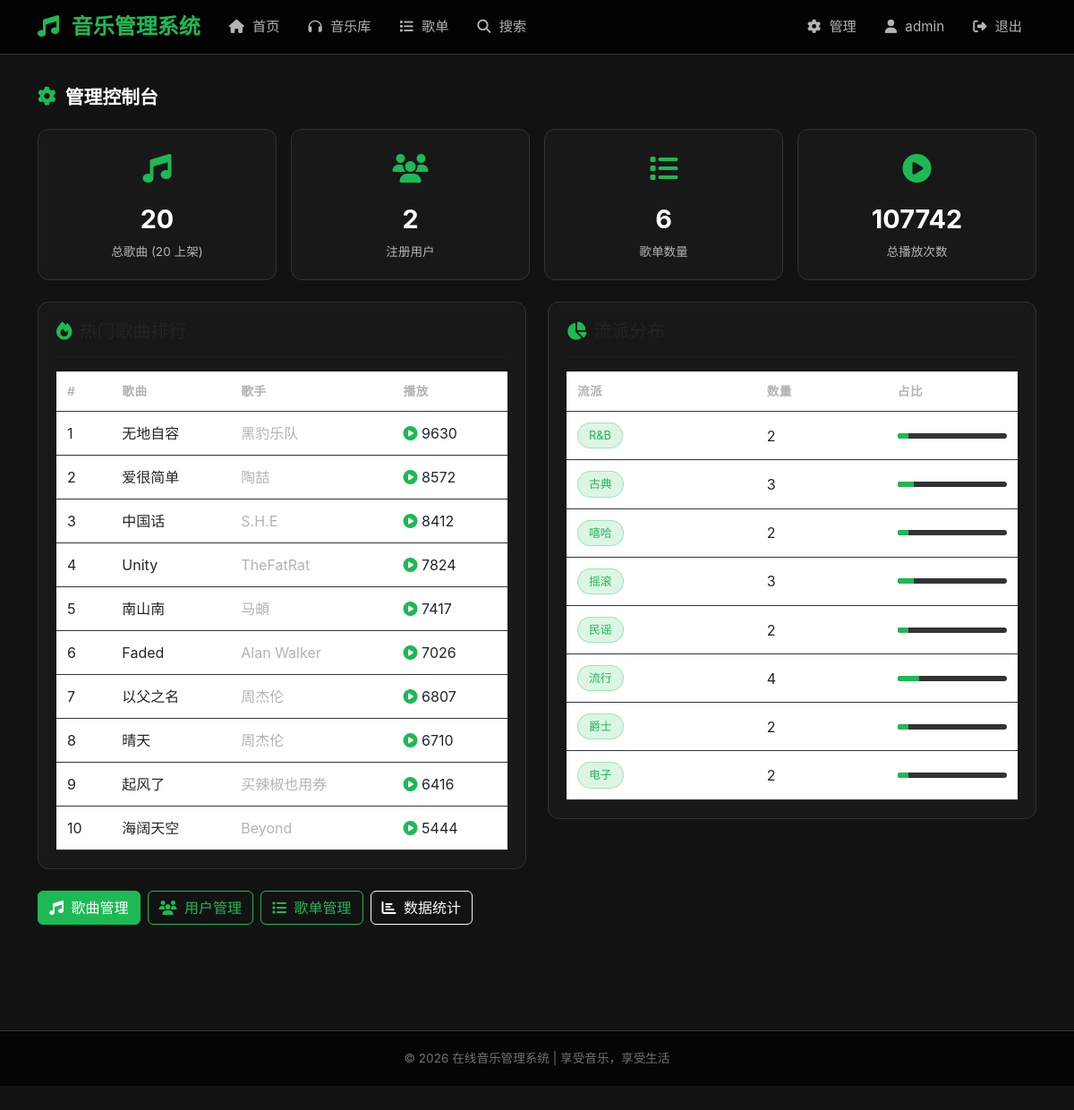
The app's page /admin/dashboard (signed in), older data.
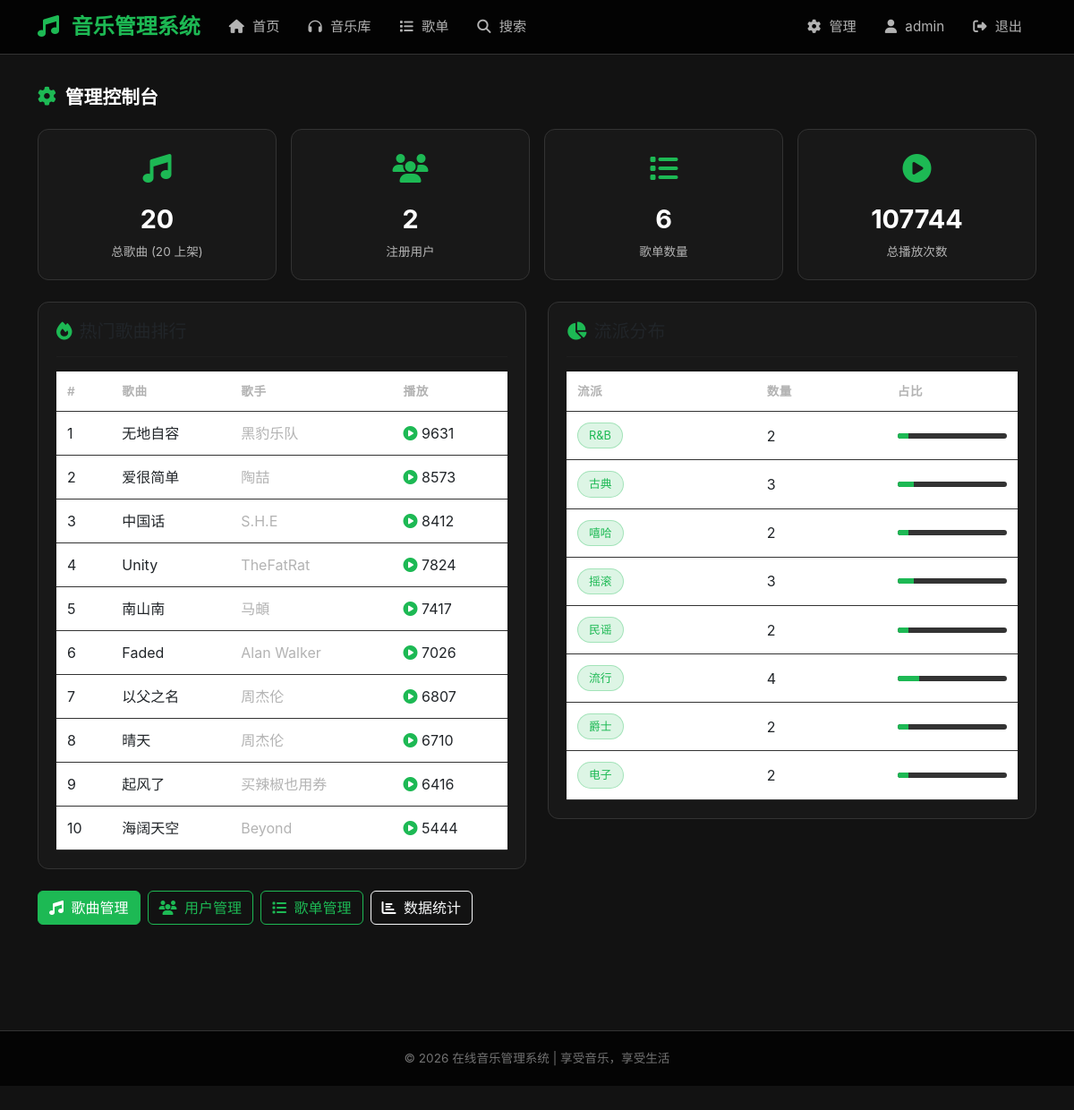
The same page, newer data.
### app.py (models this page shows, shortened)
class Song(db.Model):
    __tablename__ = 'songs'
    id = db.Column(db.Integer, primary_key=True)
    title = db.Column(db.String(100), nullable=False)
    artist = db.Column(db.String(100), default='未知艺术家')
    album = db.Column(db.String(100), default='未知专辑')
    genre = db.Column(db.String(50), default='流行')  # 流派：流行、摇滚、古典、电子、民谣、R&B、爵士、嘻哈
    duration = db.Column(db.Integer, default=0)  # 时长（秒）
    file_path = db.Column(db.String(200), nullable=False)  # 音乐文件路径
    cover_image = db.Column(db.String(200), default='default_cover.jpg')
    lyrics = db.Column(db.Text, default='')  # 歌词
    play_count = db.Column(db.Integer, default=0)
    is_active = db.Column(db.Boolean, default=True)
    created_at = db.Column(db.DateTime, default=db.func.now())
    reviews = db.relationship('Review', backref='song', lazy=True)
    favorites = db.relationship('Favorite', backref='song', lazy=True)
    playlist_songs = db.relationship('PlaylistSong', backref='song', lazy=True)
    play_history = db.relationship('PlayHistory', backref='song', lazy=True)

### app.py (the view)
@app.route('/admin/dashboard')
@admin_required
def admin_dashboard():
    total_songs = Song.query.count()
    active_songs = Song.query.filter_by(is_active=True).count()
    total_users = User.query.count()
    total_playlists = Playlist.query.count()
    total_play_count = db.session.query(db.func.sum(Song.play_count)).scalar() or 0
    total_reviews = Review.query.count()
    hot_songs = Song.query.order_by(Song.play_count.desc()).limit(10).all()
    genres_data = db.session.query(
        Song.genre,
        db.func.count(Song.id).label('count')
    ).filter(Song.is_active == True).group_by(Song.genre).all()
    return render_template('admin/dashboard.html',
                         total_songs=total_songs,
                         active_songs=active_songs,
                         total_users=total_users,
                         total_playlists=total_playlists,
                         total_play_count=total_play_count,
                         total_reviews=total_reviews,
                         hot_songs=hot_songs,
                         genres_data=genres_data)

### app.py (called while the page is built)
def admin_required(f):
    @wraps(f)
    def decorated_function(*args, **kwargs):
        if 'user_id' not in session:
            flash('请先登录', 'warning')
            return redirect(url_for('login'))
        if session.get('role') != 'admin':
            flash('需要管理员权限', 'danger')
            return redirect(url_for('index'))
        return f(*args, **kwargs)
    return decorated_function

### templates/admin/dashboard.html (shortened to what this page needs)
{% extends "base.html" %}
{% block content %}
<div class="section-title">
    <i class="fas fa-cog"></i> 管理控制台
</div>
<div class="row g-3 mb-4">
    <div class="col-md-3">
        <div class="stat-card">
            <div class="stat-icon"><i class="fas fa-music"></i></div>
            <div class="stat-number">{{ total_songs }}</div>
            <div class="stat-label">总歌曲 ({{ active_songs }} 上架)</div>
        </div>
    </div>
    <div class="col-md-3">
        <div class="stat-card">
            <div class="stat-icon"><i class="fas fa-users"></i></div>
            <div class="stat-number">{{ total_users }}</div>
            <div class="stat-label">注册用户</div>
        </div>
    </div>
    <div class="col-md-3">
        <div class="stat-card">
            <div class="stat-icon"><i class="fas fa-list"></i></div>
            <div class="stat-number">{{ total_playlists }}</div>
            <div class="stat-label">歌单数量</div>
        </div>
    </div>
    <div class="col-md-3">
        <div class="stat-card">
            <div class="stat-icon"><i class="fas fa-play-circle"></i></div>
            <div class="stat-number">{{ total_play_count }}</div>
            <div class="stat-label">总播放次数</div>
        </div>
    </div>
</div>
<div class="row g-4">
    <div class="col-md-6">
        <div class="card">
            <div class="card-body">
                <h5><i class="fas fa-fire me-2" style="color: var(--primary-color);"></i>热门歌曲排行</h5>
                <hr style="border-color: var(--border-color);">
                <div class="table-responsive">
                    <table class="table table-sm">
                        <thead>
                            <tr>
                                <th>#</th>
                                <th>歌曲</th>
                                <th>歌手</th>
                                <th>播放</th>
                            </tr>
                        </thead>
                        <tbody>
                            {% for song in hot_songs %}
                            <tr>
                                <td>{{ loop.index }}</td>
                                <td>{{ song.title }}</td>
                                <td style="color: var(--text-secondary);">{{ song.artist }}</td>
                                <td><i class="fas fa-play-circle" style="color: var(--primary-color);"></i> {{ song.play_count }}</td>
                            </tr>
                            {% endfor %}
                        </tbody>
                    </table>
                </div>
            </div>
        </div>
    </div>
    <div class="col-md-6">
        <div class="card">
            <div class="card-body">
                <h5><i class="fas fa-chart-pie me-2" style="color: var(--primary-color);"></i>流派分布</h5>
                <hr style="border-color: var(--border-color);">
                <div class="table-responsive">
                    <table class="table table-sm">
                        <thead>
                            <tr>
                                <th>流派</th>
                                <th>数量</th>
                                <th>占比</th>
                            </tr>
                        </thead>
                        <tbody>
                            {% for genre, count in genres_data %}
                            <tr>
                                <td><span class="genre-badge">{{ genre }}</span></td>
                                <td>{{ count }}</td>
                                <td>
                                    <div class="progress" style="height: 6px; background: var(--border-color);">
                                        <div class="progress-bar" style="width: {{ (count / total_songs * 100) if total_songs > 0 else 0 }}%; background: var(--primary-color);"></div>
                                    </div>
                                </td>
                            </tr>
                            {% endfor %}
                        </tbody>
                    </table>
                </div>
            </div>
        </div>
    </div>
</div>
<div class="mt-4 d-flex gap-2">
    <a href="{{ url_for('admin_songs') }}" class="btn btn-primary">
        <i class="fas fa-music me-1"></i> 歌曲管理
    </a>
    <a href="{{ url_for('admin_users') }}" class="btn btn-outline-primary">
        <i class="fas fa-users me-1"></i> 用户管理
    </a>
    <a href="{{ url_for('admin_playlists') }}" class="btn btn-outline-primary">
        <i class="fas fa-list me-1"></i> 歌单管理
    </a>
    <a href="{{ url_for('admin_statistics') }}" class="btn btn-outline-light">
        <i class="fas fa-chart-bar me-1"></i> 数据统计
    </a>
</div>
{% endblock %}

### templates/base.html (shortened to what this page needs)
<!DOCTYPE html>
<html lang="zh-CN">
<head>
    <link href="https://cdn.bootcdn.net/ajax/libs/bootstrap/5.3.0/css/bootstrap.min.css" rel="stylesheet">
    <link href="https://cdn.bootcdn.net/ajax/libs/font-awesome/6.4.0/css/all.min.css" rel="stylesheet">
    <link href="{{ url_for('static', filename='css/style.css') }}" rel="stylesheet">
</head>
<body>
    <nav class="navbar navbar-expand-lg">
        <div class="container">
            <a class="navbar-brand" href="{{ url_for('index') }}">
                <i class="fas fa-music"></i> 音乐管理系统
            </a>
            <div class="collapse navbar-collapse" id="navbarNav">
                <ul class="navbar-nav me-auto">
                    <li class="nav-item">
                        <a class="nav-link {% if request.endpoint == 'index' %}active{% endif %}" href="{{ url_for('index') }}">
                            <i class="fas fa-home"></i> 首页
                        </a>
                    </li>
                    <li class="nav-item">
                        <a class="nav-link {% if request.endpoint == 'songs' %}active{% endif %}" href="{{ url_for('songs') }}">
                            <i class="fas fa-headphones"></i> 音乐库
                        </a>
                    </li>
                    <li class="nav-item">
                        <a class="nav-link {% if request.endpoint == 'playlists' %}active{% endif %}" href="{{ url_for('playlists') }}">
                            <i class="fas fa-list"></i> 歌单
                        </a>
                    </li>
                    <li class="nav-item">
                        <a class="nav-link {% if request.endpoint == 'search' %}active{% endif %}" href="{{ url_for('search') }}">
                            <i class="fas fa-search"></i> 搜索
                        </a>
                    </li>
                </ul>
                <ul class="navbar-nav">
                    {% if session.user_id %}
                        {% if session.role == 'admin' %}
                        <li class="nav-item">
                            <a class="nav-link" href="{{ url_for('admin_dashboard') }}">
                                <i class="fas fa-cog"></i> 管理
                            </a>
                        </li>
                        {% endif %}
                        <li class="nav-item">
                            <a class="nav-link" href="{{ url_for('user_dashboard') }}">
                                <i class="fas fa-user"></i> {{ session.username }}
                            </a>
                        </li>
                        <li class="nav-item">
                            <a class="nav-link" href="{{ url_for('logout') }}">
                                <i class="fas fa-sign-out-alt"></i> 退出
                            </a>
                        </li>
                    {% endif %}
                </ul>
            </div>
        </div>
    </nav>
    <main class="container mt-3 mb-5" style="padding-bottom: 70px;">
        {% block content %}{% endblock %}
    </main>
    <footer class="footer" style="margin-bottom: 60px;">
        <div class="container">
            <p>&copy; 2026 在线音乐管理系统 | 享受音乐，享受生活</p>
        </div>
    </footer>
</body>
</html>

### static/css/style.css (style rules this page uses)
:root { --primary-color: #1db954; --primary-dark: #169c46; --secondary-color: #191414; --bg-dark: #121212; --bg-card: #181818; --bg-card-hover: #282828; --text-primary: #ffffff; --text-secondary: #b3b3b3; --text-muted: #727272; --border-color: #333333; --gradient-start: #1db954; --gradient-end: #191414; }
* { margin: 0; padding: 0; box-sizing: border-box; }
body { font-family: -apple-system, BlinkMacSystemFont, 'Segoe UI', 'PingFang SC', 'Microsoft YaHei', sans-serif; background-color: var(--bg-dark); color: var(--text-primary); min-height: 100vh; display: flex; flex-direction: column; }
a { color: var(--text-primary); text-decoration: none; transition: color 0.3s; }
.navbar { background-color: rgba(0, 0, 0, 0.8); backdrop-filter: blur(10px); border-bottom: 1px solid var(--border-color); padding: 0; position: sticky; top: 0; z-index: 1000; }
.navbar-brand { font-size: 1.5rem; font-weight: bold; color: var(--primary-color) !important; padding: 12px 0; }
.navbar-brand i { margin-right: 8px; }
.navbar .nav-link { color: var(--text-secondary) !important; padding: 12px 16px !important; font-size: 0.95rem; transition: color 0.3s; }
.navbar .nav-link i { margin-right: 5px; }
.btn-primary { background-color: var(--primary-color); border-color: var(--primary-color); color: #fff; }
.btn-outline-primary { border-color: var(--primary-color); color: var(--primary-color); }
.card { background-color: var(--bg-card); border: 1px solid var(--border-color); border-radius: 12px; transition: all 0.3s ease; overflow: hidden; }
.card-body { padding: 1.25rem; }
.table { color: var(--text-primary); margin-bottom: 0; }
.table thead th { border-bottom: 1px solid var(--border-color); color: var(--text-secondary); font-weight: 600; font-size: 0.85rem; text-transform: uppercase; letter-spacing: 0.5px; padding: 12px; }
.table td { border-bottom: 1px solid var(--border-color); vertical-align: middle; padding: 12px; }
.stat-card { padding: 20px; border-radius: 12px; background: var(--bg-card); border: 1px solid var(--border-color); text-align: center; transition: transform 0.3s; }
.stat-card .stat-icon { font-size: 2rem; margin-bottom: 10px; color: var(--primary-color); }
.stat-card .stat-number { font-size: 1.8rem; font-weight: 700; margin-bottom: 5px; }
.stat-card .stat-label { font-size: 0.85rem; color: var(--text-secondary); }
.footer { background-color: rgba(0, 0, 0, 0.8); border-top: 1px solid var(--border-color); padding: 20px 0; margin-top: auto; text-align: center; }
.footer p { color: var(--text-muted); font-size: 0.85rem; margin: 0; }
.section-title { font-size: 1.3rem; font-weight: 700; margin-bottom: 20px; display: flex; align-items: center; gap: 10px; }
.section-title i { color: var(--primary-color); }
.genre-badge { display: inline-block; padding: 4px 12px; border-radius: 15px; font-size: 0.8rem; background-color: rgba(29, 185, 84, 0.15); color: var(--primary-color); border: 1px solid rgba(29, 185, 84, 0.3); }

Row changes from the older to the newer data that the page shows:
changed Song "无地自容": play_count "9630" → "9631"
changed Song "爱很简单": play_count "8572" → "8573"
Text that changed along with them:
{{ total_play_count }}: "107742" → "107744"
